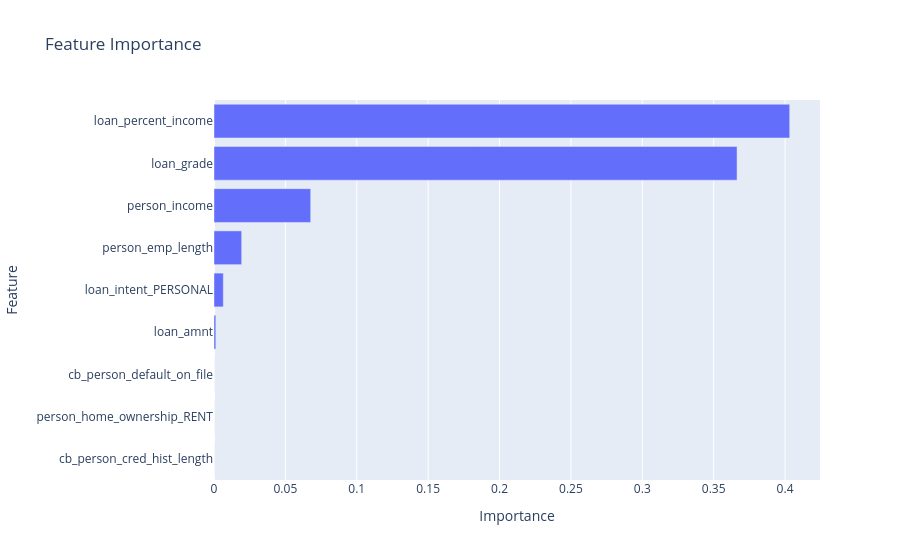

This figure's notebook cell:
### Code cell
dt_visualizer.plot_feature_importance()

### Figure 1 — Plotly figure (JSON) as saved in the notebook; plotly's stock layout.template omitted (floating-point values rounded to 4 significant figures)
{"data": [{"orientation": "h", "x": [0.0, 0.0, 0.0, 0.001281, 0.006531, 0.01938, 0.06774, 0.3664, 0.4032], "y": ["cb_person_cred_hist_length", "person_home_ownership_RENT", "cb_person_default_on_file", "loan_amnt", "loan_intent_PERSONAL", "person_emp_length", "person_income", "loan_grade", "loan_percent_income"], "type": "bar"}], "layout": {"title": {"text": "Feature Importance"}, "xaxis": {"title": {"text": "Importance"}}, "yaxis": {"title": {"text": "Feature"}}, "showlegend": false}}
